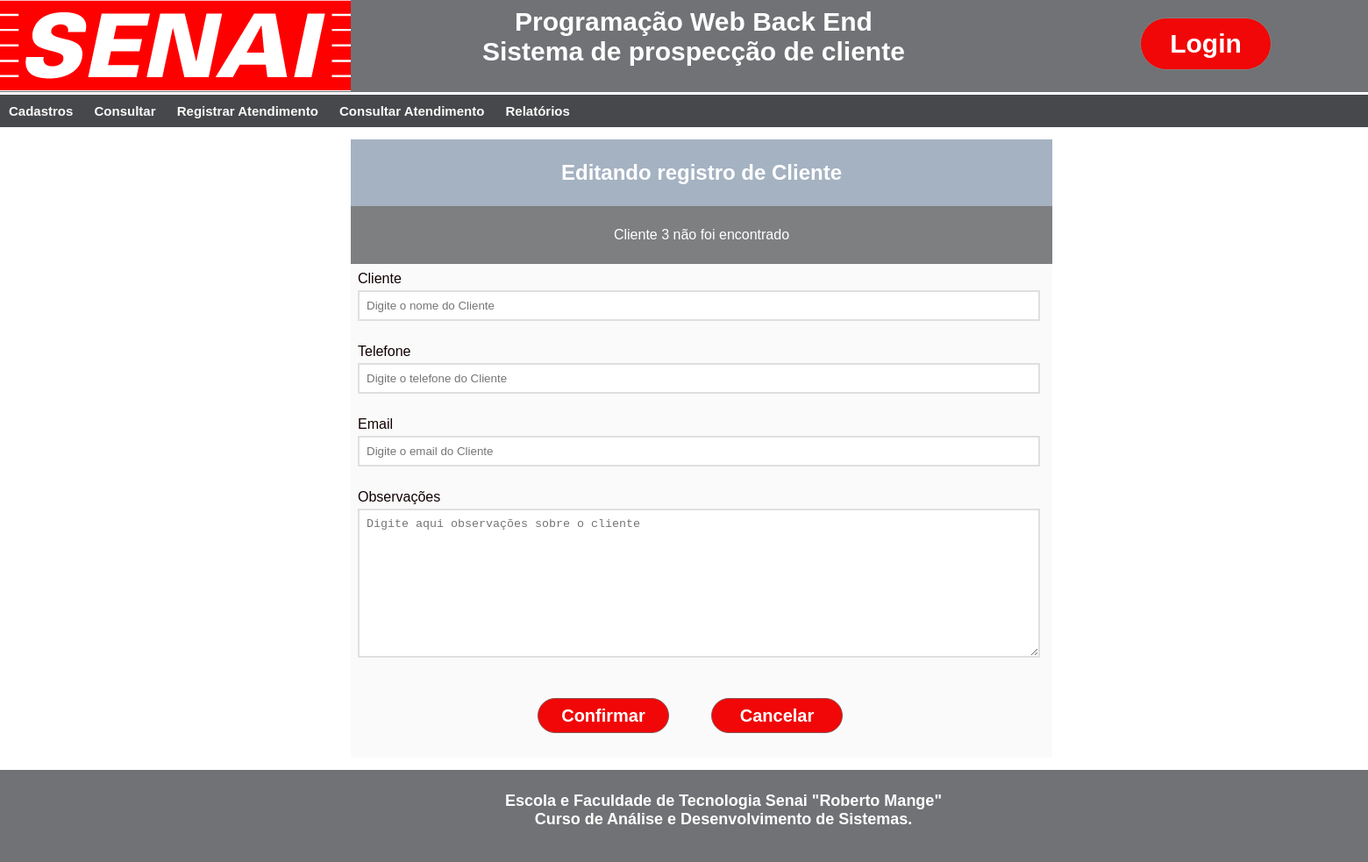
The app's page /edit_cliente/3, older data.
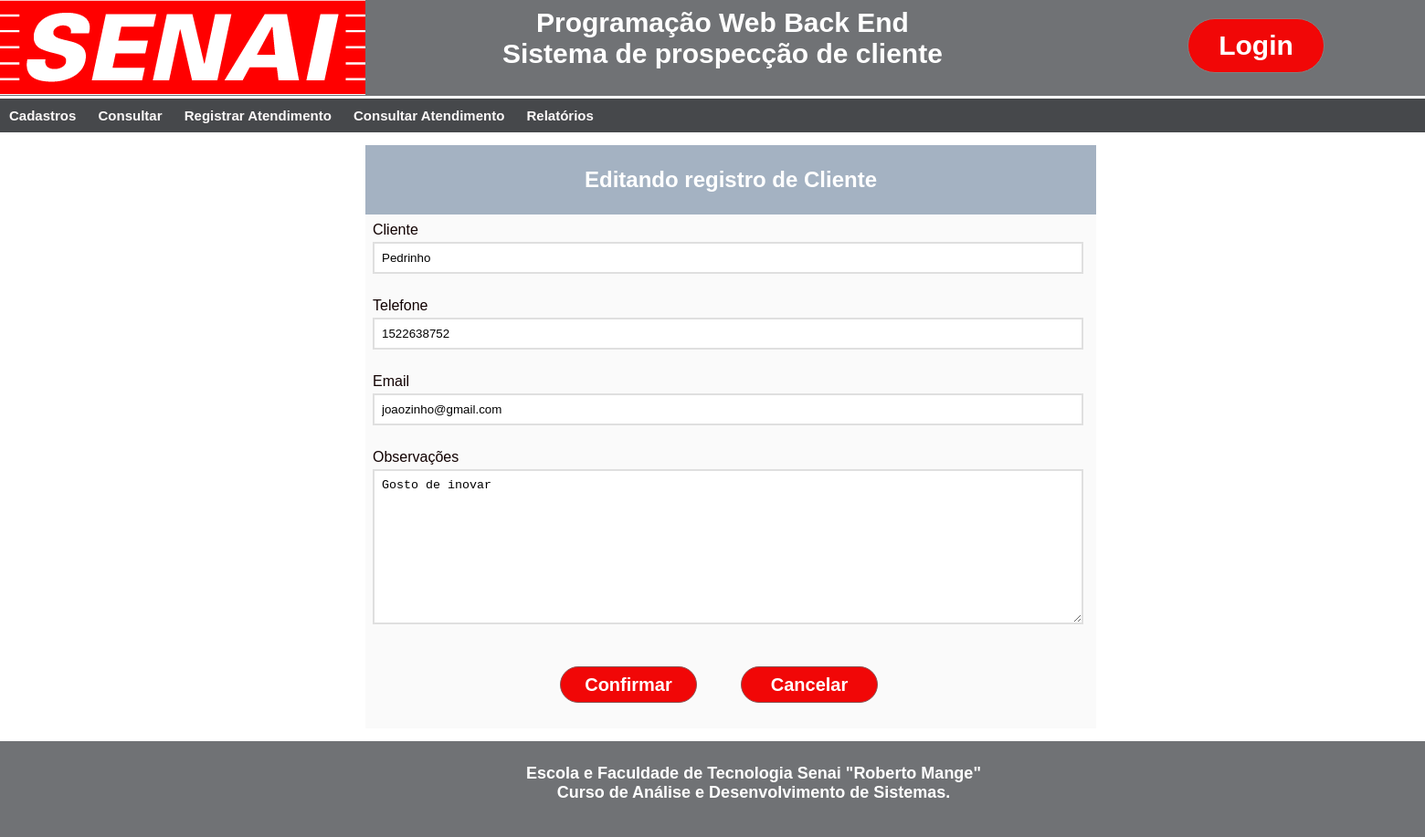
The same page, newer data.
### App_Prospect/models.py (models this page shows, shortened)
class Cliente(models.Model):
    nome = models.CharField(max_length=120)
    telefone = models.CharField(max_length=24)
    email = models.CharField(max_length=120)
    observacao = models.TextField()
    criado_em = models.DateTimeField(auto_now_add=True)
    atualizado_em = models.DateTimeField(auto_now=True)

### App_Prospect/views.py (the view)
# urls.py: path('edit_cliente/<int:id>', views.edit_cliente, name='edit_cliente'),
def edit_cliente(request, id):
    try:
        dados_editar = Cliente.objects.get(pk=id)
        return render(request, 'Edit_Cliente.html', {'dados_do_cliente': dados_editar})
    except Cliente.DoesNotExist:
        messages.info(request, 'Cliente ' + str(id)  + ' não foi encontrado')
        return render(request, 'Edit_Cliente.html')

### App_Prospect/templates/Edit_Cliente.html (shortened to what this page needs)
{% load static %}
<!DOCTYPE html>
<html lang="en">
<head>
    <link rel="stylesheet" type="text/css" href="{% static 'css/main.css' %}">
</head>
<header class="login">
    <div class="fundo_menu">
        <div class="logo_senai">
            <a href="/"><img src="{% static 'imagens/logo_senai.png' %}" /></a>
        </div>
        <div class="nome_sistema">
             Programação Web Back End<br>
             Sistema de prospecção de cliente
        </div>
        <div class="botao_login">
            <button class="btn btn_login">Login</button>
        </div>
    </div>
</header>
<nav class="menu">
    <ul>
        <li><a href="">Cadastros</a>
        </li>
        <li><a href="">Consultar</a>
        </li>
        <li><a href="Registrar.html">Registrar Atendimento</a></li>
        <li><a href="Consultar.html">Consultar Atendimento</a></li>
        <li><a href="Relatorios.html">Relatórios</a></li>
    </ul>
</nav>
<body>
    <div class="principal">
    <div class="container">
        <section class="enquadramento">
            <h1> Editando registro de Cliente</h1>
        </section>
        {% if messages %}
            <ul class="mensagem_do_servidor" style="background: #7d7f81; padding: 24px; text-align:center; color: #fff;">
                {% for mensagem in messages %}
                      <li style="list-style: none;" {% if mensagem.tags %}class="alert alert-{{message.tags}}"{% endif %}>{{mensagem}}</li>
                {% endfor %}
            </ul>
        {% endif %}
        <form id="form" class="form" method="POST" action="{% url 'salvar_cliente_editado' %}">{% csrf_token %}
               <div class="form-content">
                   <label for="nome">Cliente</label>
                   <input type="text"  name="nome" id="nome"  value="{{dados_do_cliente.nome}}" placeholder="Digite o nome do Cliente" />
                </div>
                <div class="form-content">
                    <label for="fone">Telefone</label>
                    <input type="text" name="telefone" id="telefone" value="{{dados_do_cliente.telefone}}" placeholder="Digite o telefone do Cliente"  />
                </div>
                <div class="form-content">
                    <label for="email">Email</label>
                    <input type="email" name="email" id="email" value="{{dados_do_cliente.email}}" placeholder="Digite o email do Cliente"  />
                </div>
                <div class="form-content">
                    <label for="observacao">Observações</label>
                    <textarea name="observacao" id="observacao"  cols="25" rows="10" placeholder="Digite aqui observações sobre o cliente">{{dados_do_cliente.observacao}}</textarea>
                </div>
                <div class="botoes">
                    <div class="botao_confirmar">
                        <button type="submit" class="btn_conf_cancel btn_confirmar">Confirmar</button>
                    </div>
                    <div class="botao_cancelar">
                        <button type="submit" class="btn_conf_cancel btn_cancelar">Cancelar</button>
                    </div>
                </div>
        </form>
    </div>
    </div>
</body>
<footer class="rodape">
    <div class="fundo_menu">
        <div class="rodape1">
            Escola e Faculdade de Tecnologia Senai "Roberto Mange"<br>
            Curso de Análise e Desenvolvimento de Sistemas.<br>
        </div>
    </div>
</footer>
</html>

### App_Prospect/static/css/main.css (style rules this page uses)
:root { --cor_fundo : rgb(70, 72, 75); --cor_hover : rgb(150, 104, 104); --cor_primaria : rgb(252, 249, 249); }
div.fundo_menu { display: inline-block; width: 1600px; height: 105px; column-count:3; position: relative; background-color: #707275; }
.nome_sistema { text-align: center; font-size: 30px; font-weight: bold; font-family: arial; color: white; position: absolute; margin: -100px 0px 0 550px; }
.botao_login { text-align: center; }
.btn { width: 150px; height: 60px; position: absolute; margin: 20px 0 0 500px; border: solid 1px gray; background: none; font-size: 30px; font-weight: bold; font: Arial; background-color: rgb(241, 7, 7); color: white; border-radius: 40px; cursor: pointer; }
.btn_conf_cancel { width: 150px; height: 40px; border: solid 1px rgb(190, 14, 14); background: none; font-size: 20px; font-weight: bold; font: Arial; background-color: rgb(230, 14, 14); color: white; border-radius: 40px; cursor: pointer; }
.menu ul { list-style-type: none; padding: 0; background-color: var(--cor_fundo); font-size: 15px; font-weight: bold; font-family: arial; color: white; }
.menu ul li { display:inline; position: relative; }
.menu ul li a { color: var(--cor_primaria); text-decoration: none; display:inline-block; padding: 10px; transition: background .3s; }
body { font-family: arial; color:rgb(17, 1, 1) }
* { margin: 0; padding: 0; }
body { align-content: center; width: 1600px; height: 600px; }
.principal { display: flex; justify-content: center; align-items: center; }
.container { background-color: #fafafa; margin: 14px; max-width: 800px; width: 100%; box-sizing: 0 3px 5px rbga(0,0,0, 0.5); }
.enquadramento { background: #a4b2c2; padding: 24px; text-align: center; color: #fff; }
.form { padding: 8px; padding-right: 34px; }
.form-content { margin-bottom: 8px; padding-bottom: 18px; position: relative; }
.form-content label { display: inline-block; margin-bottom: 4px; }
.form-content input { display: block; width: 100%; padding: 8px; border: 2px solid #dfdfdf; }
.form-content textarea { display:block; width: 100%; padding: 8px; border: 2px solid #dfdfdf; }
.btn_conf_cancel { width: 150px; height: 40px; border: solid 1px rgb(138, 86, 86); background: none; font-size: 20px; font-weight: bold; font: Arial; background-color: rgb(241, 7, 7); color: white; border-radius: 40px; cursor: pointer; }
.botoes { display: flex; justify-content: center; padding: 20px; gap: 3rem; }
div.rodape1 { text-align: center; font-size: 18px; font-weight: bold; font-family: arial; color: rgb(256, 256, 256); display: flex; width: 1600px; padding: 25px; justify-content: center; }

Row changes from the older to the newer data that the page shows:
added Cliente: nome "Pedrinho", telefone "1522638752", email "joaozinho@gmail.com", observacao "Gosto de inovar"
Text that changed along with them:
list line gone: "Cliente 3 não foi encontrado"
